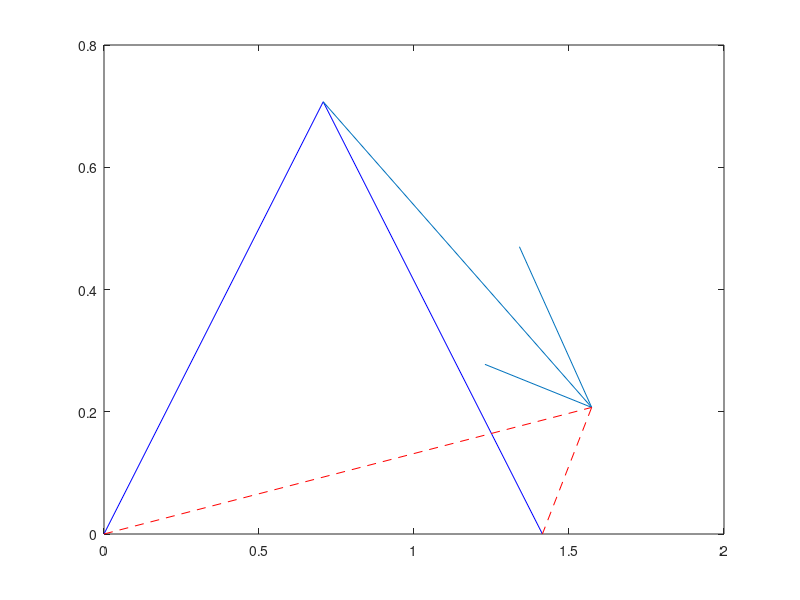

Write MATLAB code to recreate this figure.
function planer_truss
clear all;
close all;
global np;global ne;global nb;global nf;
global nodes;global elems;
global cnsts;global loads;
load exp1;
draw_truss();

eks = {};
K = zeros(np*2);
F = zeros(np*2,1);
u = zeros(np*2,1);
computeLocalStiffnessMatrix();
computeTotalStiffnessMatrix();
loadBoundaryCondition();
loadForce();
u = K\F;
fprintf('[computed displacement]\n');
u
draw_displaced_truss();

    function computeLocalStiffnessMatrix()
        for idx=1:ne
            n1=elems(idx,2);
            n2=elems(idx,3);
            n1x=nodes(n1,2);
            n1y=nodes(n1,3);
            n2x=nodes(n2,2);
            n2y=nodes(n2,3);
            z = (n2x-n1x) + (n2y-n1y) * i;
            theta = angle(z);
            deg = theta*180/pi;
            c = cos(theta);
            s = sin(theta);
            l = abs(z);
            A = elems(idx,4);
            E = elems(idx,5);
            k = A*E/l;
            ek = k * [
                c^2 c*s -c^2 -c*s
                c*s s^2 -c*s -s^2
                -c^2 -c*s c^2 c*s
                -c*s -s^2 c*s s^2
                ];
            eks = [eks;  {n1,n2, ek}];
        end
    end

    function computeTotalStiffnessMatrix()
        for idx=1:ne
            it = double(cell2mat(eks(idx,1)));
            jt = double(cell2mat(eks(idx,2)));
            ek = cell2mat(eks(idx,3));
            
            ll = [2*it-1,2*it,2*jt-1,2*jt];
            for ie=1:4
                for je=1:4
                    K(ll(ie),ll(je)) = K(ll(ie),ll(je)) + ek(ie,je);
                end
            end
        end
    end

    function loadBoundaryCondition()
        count = size(cnsts,1);
        for i=1:count
            idx = cnsts(i,1);
            xidx = 2*idx;
            yidx = 2*idx-1;
            isXConstrained = cnsts(i,2);
            isYConstrained = cnsts(i,3);
            
            if(isXConstrained==1)
                K(xidx,:) = 0;
                K(:,xidx) = 0;
                K(xidx,xidx) = 1;
            end
            
            if(isYConstrained==1)
                K(yidx,:) = 0;
                K(:,yidx) = 0;
                K(yidx,yidx) = 1;
            end
        end
    end

    function loadForce()
        count = size(loads,1);
        for idx=1:count
            fidx = loads(idx,1);
            F(2*fidx-1) = loads(idx,2);
            F(2*fidx) = loads(idx,3);
            fx_origin = nodes(fidx,2);
            fy_origin = nodes(fidx,3);
            fx_dist = fx_origin+loads(idx,2);
            fy_dist = fy_origin+loads(idx,3);
            drawArrow([fx_origin,fx_dist],[fy_origin,fy_dist]);
        end
    end

    function draw_truss()
        count = size(elems,1);
        for i=1:count
            n1=elems(i,2);
            n2=elems(i,3);
            n1x=nodes(n1,2);
            n1y=nodes(n1,3);
            n2x=nodes(n2,2);
            n2y=nodes(n2,3);
            plot([n1x,n2x],[n1y,n2y],'b-');
            hold on;
        end
    end

    function draw_displaced_truss()
        count = size(elems,1);
        for i=1:count
            n1=elems(i,2);
            n2=elems(i,3);
            n1x=nodes(n1,2)+u(2*n1-1);
            n1y=nodes(n1,3)+u(2*n1);
            n2x=nodes(n2,2)+u(2*n2-1);
            n2y=nodes(n2,3)+u(2*n2);
            plot([n1x,n2x],[n1y,n2y],'r--');
            hold on;
        end
    end

    function drawArrow(x,y)
        quiver( x(1),y(1),x(2)-x(1),y(2)-y(1),0 );
    end


end